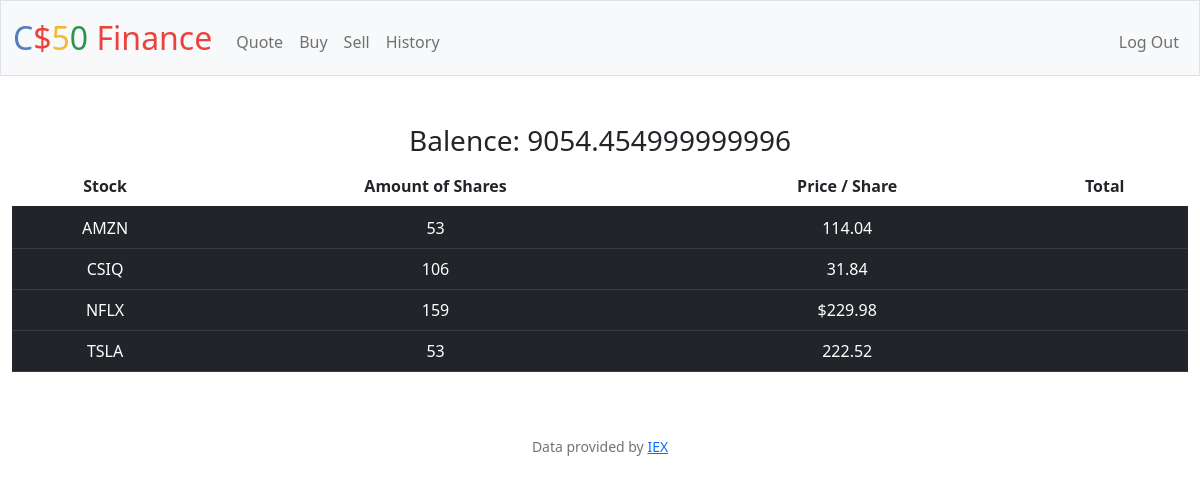
The page / (signed in) on the database its author committed.
### tables this page shows
CREATE TABLE 'users' (id INTEGER PRIMARY KEY AUTOINCREMENT NOT NULL, username TEXT NOT NULL, hash TEXT NOT NULL,'cash' NUMERIC NOT NULL DEFAULT 10000.00);

CREATE TABLE 'Purchases' ('symbol' TEXT, 'shares' INTEGER, 'price' REAL, 'date' DATETIME, 'id'  INTEGER PRIMARY KEY  , 'user_id' INTEGER, 'type' TEXT);

### app.py (the view)
@app.route("/")
@login_required
def index():
    user_id = session["user_id"]
    purchases_db = db.execute("SELECT symbol, SUM(SHARES) AS shares, price FROM purchases WHERE user_id = ? AND shares >= 1 AND type = 'BUY' GROUP BY symbol", user_id)
    total = db.execute("SELECT SUM(price) AS total FROM purchases WHERE user_id = ?", user_id)
    total = total[0]['total']
    cash_db = db.execute("SELECT cash FROM users WHERE id = ?", user_id)
    cash = cash_db[0]["cash"]
    return render_template("index.html", database=purchases_db, cash=cash, total=total)

### app.py (called while the page is built)
@app.after_request
def after_request(response):
    response.headers["Cache-Control"] = "no-cache, no-store, must-revalidate"
    response.headers["Expires"] = 0
    response.headers["Pragma"] = "no-cache"
    return response

### helpers.py (called while the page is built)
def login_required(f):
    @wraps(f)
    def decorated_function(*args, **kwargs):
        if session.get("user_id") is None:
            return redirect("/login")
        return f(*args, **kwargs)
    return decorated_function

### templates/index.html (shortened to what this page needs)
{% extends "layout.html" %}
{% block main %}
<h3>Balence: {{ cash }} </h3>
<div class="section" >
 <table class="table table-striped-columns">
    <thead>
        <tr>
            <th scope="col">Stock</th>
            <th cope="col">Amount of Shares</th>
            <th scope="col">Price / Share</th>
            <th scope="col">Total</th>
        </tr>
    </thead>
    <tbody>
        {% for row in database %}
        <tr class="table-dark">
            <td class="table-dark"> {{ row["symbol"] }} </td>
            <td class="table-dark"> {{ row["shares"] }} </td>
            <td class="table-dark"> {{ row["price"] }} </td>
            <td class="table-dark"> </td>
          </tr>
        {% endfor %}
    </tbody>
    </table>
 </div>
{% endblock %}

### rows shown on the page
users: cash "9054.454999999996"
Purchases: symbol "AMZN", shares "53", price "114.04"
Purchases: symbol "NFLX", shares "159", price "$229.98"
Purchases: symbol "TSLA", shares "53", price "222.52"

### other values the page prints
{{ row["symbol"] }} "CSIQ"
{{ row["shares"] }} "106"
{{ row["price"] }} "31.84"
